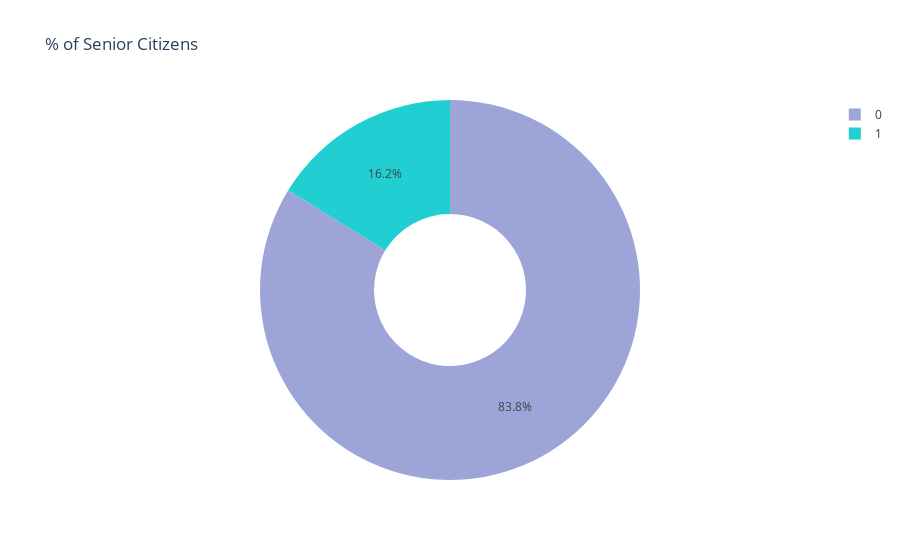

Notebook cell for this chart:
### Code cell
#labels
lab = df["SeniorCitizen"].value_counts().keys().tolist()
#values
val = df["SeniorCitizen"].value_counts().values.tolist()
trace = go.Pie(labels=lab, 
                values=val, 
                marker=dict(colors=['#9da4d8', '#21ced2']),
                hole = 0.4,
                # Seting values to 
                hoverinfo="value")
data = [trace]

layout = go.Layout(dict(title="% of Senior Citizens",
              plot_bgcolor = "white",
              paper_bgcolor = "white",))
fig = go.Figure(data = data,layout = layout)
iplot(fig)

### Figure 1 — Plotly figure (JSON) as saved in the notebook; plotly's stock layout.template omitted (floating-point values rounded to 4 significant figures)
{"data": [{"hole": 0.4, "hoverinfo": "value", "labels": [0, 1], "marker": {"colors": ["#9da4d8", "#21ced2"]}, "type": "pie", "values": [5901, 1142]}], "layout": {"paper_bgcolor": "white", "plot_bgcolor": "white", "title": {"text": "% of Senior Citizens"}}}
